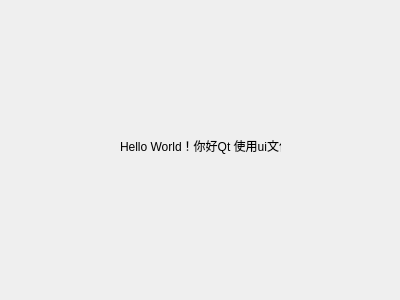
<?xml version="1.0" encoding="UTF-8"?>
<ui version="4.0">
 <class>HelloDialog</class>
 <widget class="QDialog" name="HelloDialog">
  <property name="geometry">
   <rect>
    <x>0</x>
    <y>0</y>
    <width>400</width>
    <height>300</height>
   </rect>
  </property>
  <property name="windowTitle">
   <string>Dialog</string>
  </property>
  <widget class="QLabel" name="label">
   <property name="geometry">
    <rect>
     <x>120</x>
     <y>130</y>
     <width>161</width>
     <height>31</height>
    </rect>
   </property>
   <property name="text">
    <string>Hello World！你好Qt 使用ui文件</string>
   </property>
  </widget>
 </widget>
 <resources/>
 <connections/>
</ui>
